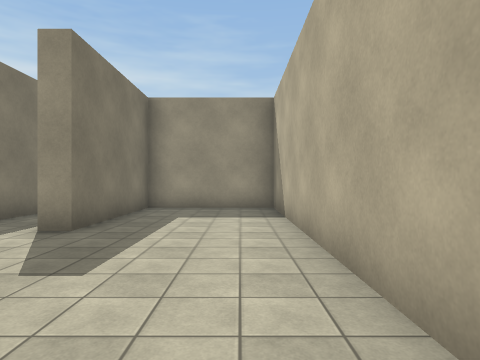
[1] (above)

19 first-person views from a walk through a 3-D level made in the Unity game engine. The camera is 1.5 m above the floor, looks level and sees 75° across. The floor is counted in squares, 2 m on a side. Each view is taken from the middle of a square. On the plan, view 1 faces up. The plan holds only what a view shows up to about 10 squares ahead; the rest is blank. The place goes on beyond the plan. Some trees and plants on the terrain are drawn as simple stand-ins. The player is left out. Some surface patterns are stand-ins.

[2]
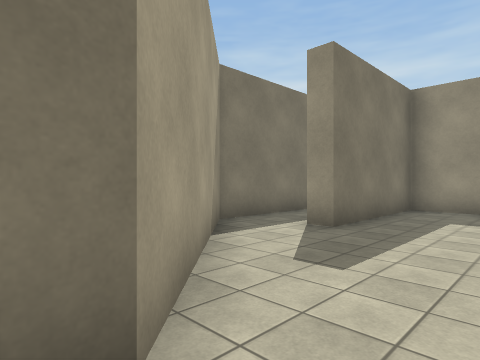

[3]
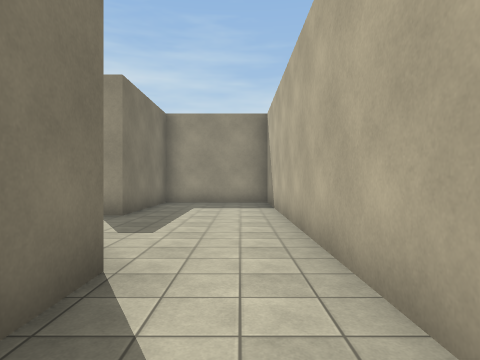

[4]
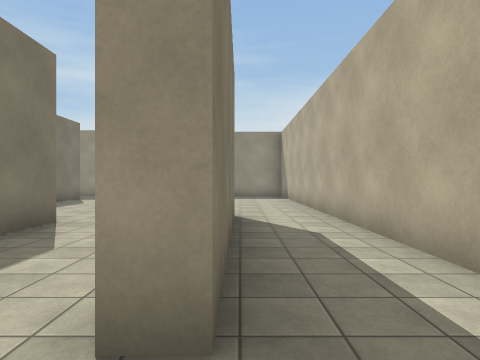

[5]
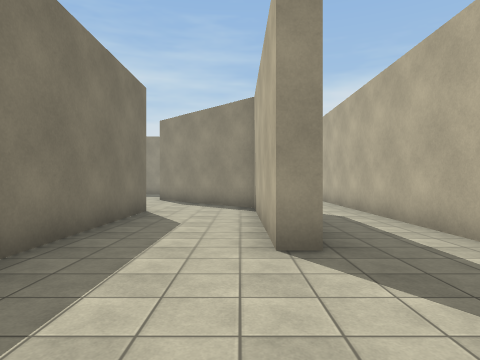

[6]
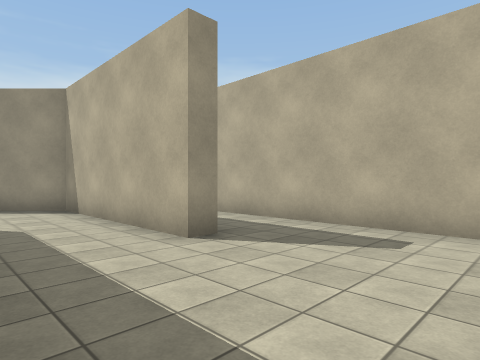

[7]
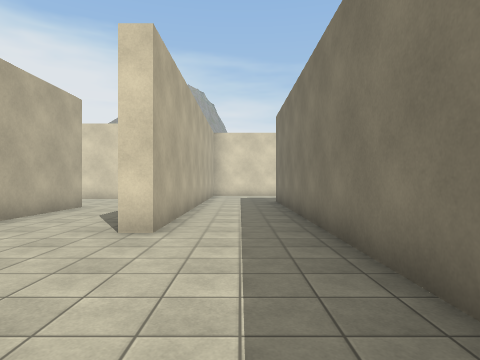

[8]
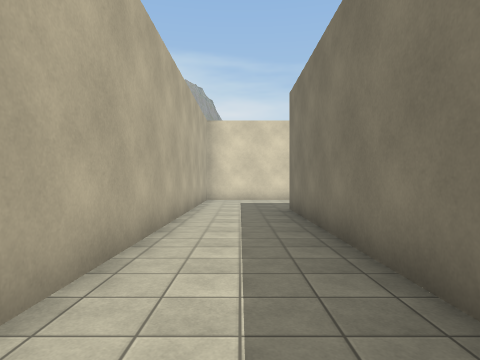

[9]
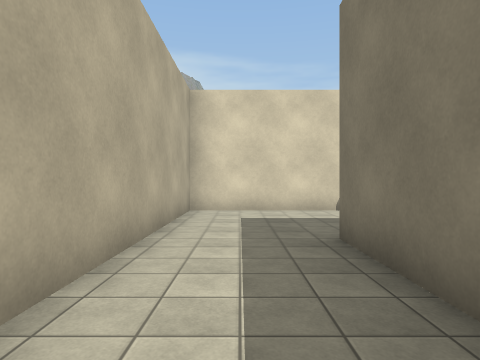

[10]
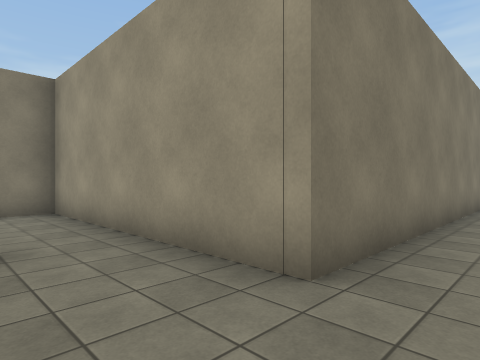

[11]
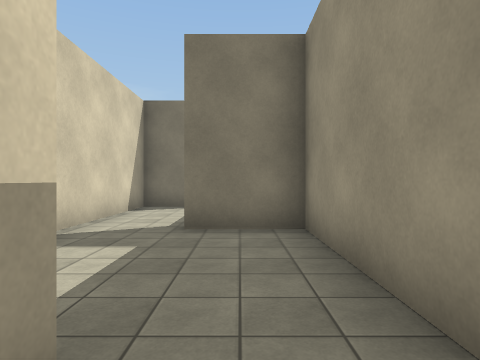

[12]
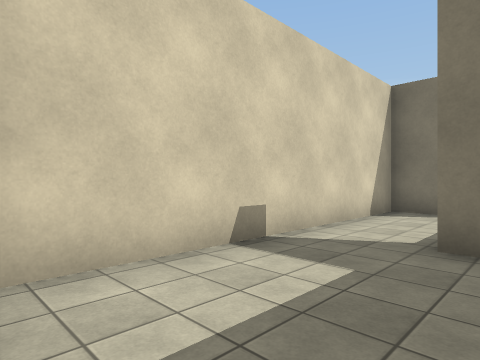

[13]
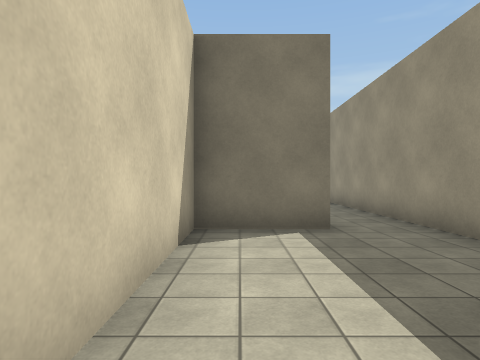

[14]
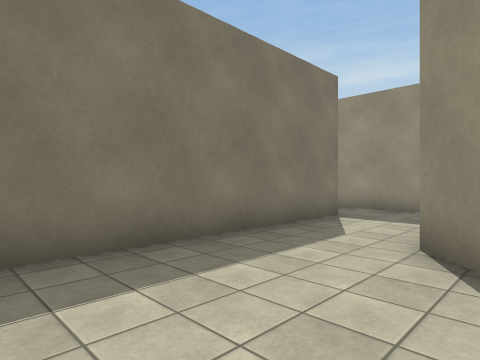

[15]
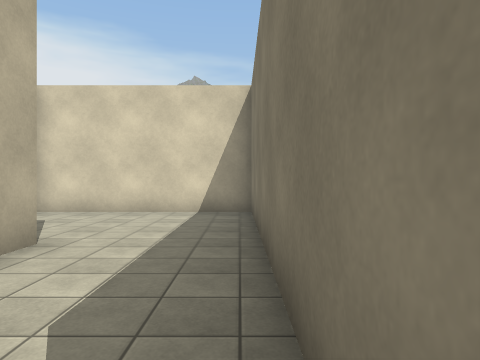

[16]
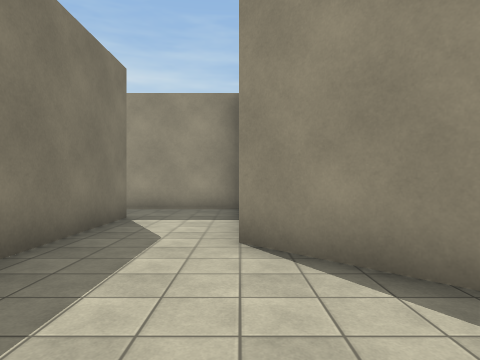

[17]
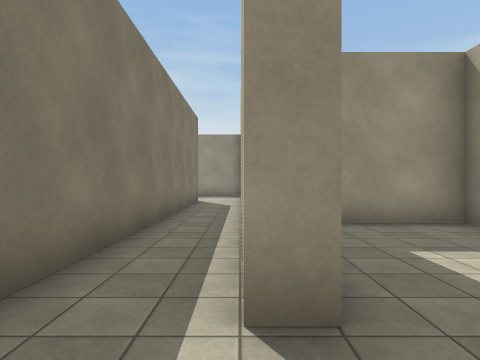

[18]
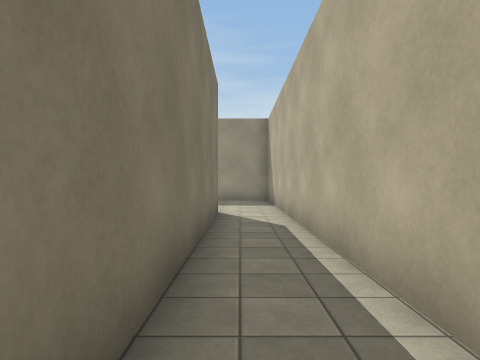

[19]
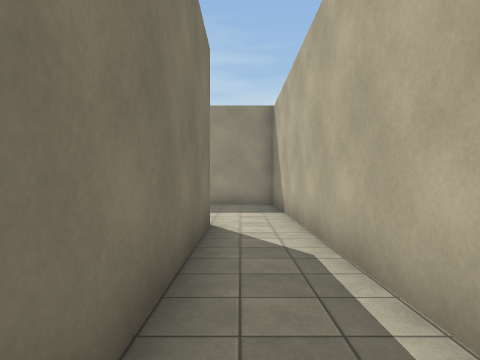

### Floor plan
Ten units are one square. View 1 is at (0, 0); x grows to the right and y downward. Boxes are objects, and circles mark ways between rooms. Rooms are numbered by the first view taken in them; rooms with no view inside come last. Other rooms are left out.
<svg viewBox="-185 -160 199 272">
<path fill="none" stroke="#000" d="M-11 -6 -11 47 -16 47 -16 -4 -50 -38M-44 83 9 83M9 74 9 -5M-85 107 -48 107 -48 4 -43 4 -43 79M-73 -62 -73 70 -95 70M-50 -80 -82 -80M-178 85 -178 107 -102 107M-95 70 -138 70 -138 89M-38 -33 -11 -6M9 -5 9 -84 -25 -84 -25 -46 -30 -46M-30 -82 -30 -155M-45 -142 -45 -40 -38 -33M-30 -49 -30 -60"/>
<circle cx="-100" cy="80" r="3" fill="#2a7"/>
<circle cx="0" cy="0" r="3" fill="#2a7"/>
<circle cx="-30" cy="-40" r="3" fill="#2a7"/>
<text x="-40" y="30">1</text>
<text x="-140" y="90">2</text>
<text x="-10" y="-50">3</text>
<text x="-40" y="-110">4</text>
</svg>
Room 1 opens to room 2. Room 1 opens to room 3. Room 3 opens to room 4.

Where each view was taken, in squares from view 1:
view 1: 0 up, 0 right, facing up
view 2: 0 up, 0 right, facing up-left
view 3: 2 down, 0 right, facing up
view 4: 6 down, 1 left, facing up
view 5: 8 down, 2 left, facing up
view 6: 8 down, 4 left, facing up-right
view 7: 4 up, 6 left, facing down
view 8: 1 up, 6 left, facing down
view 9: 3 down, 6 left, facing down
view 10: 9 down, 6 left, facing up-left
view 11: 8 down, 9 left, facing left
view 12: 8 down, 10 left, facing down-left
view 13: 10 down, 13 left, facing left
view 14: 0 up, 4 left, facing up-left
view 15: 1 down, 4 left, facing down
view 16: 0 up, 5 left, facing up
view 17: 3 up, 3 left, facing up
view 18: 7 up, 4 left, facing up
view 19: 9 up, 4 left, facing up
